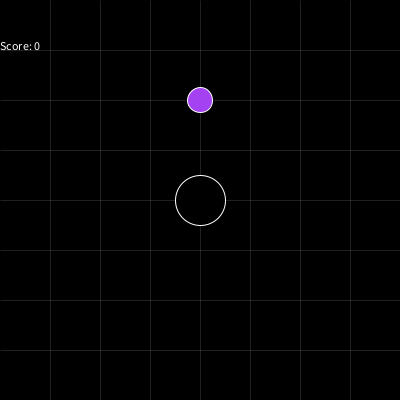
Frame 1 (no input)
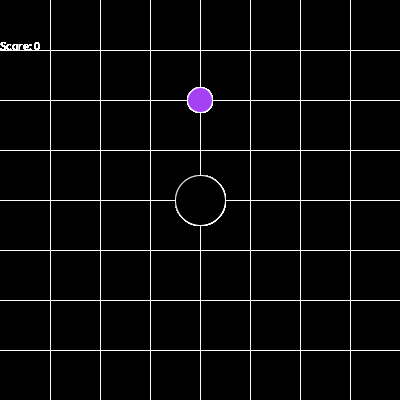
Frame 60 (the mouse pressed at the canvas centre just before this capture)
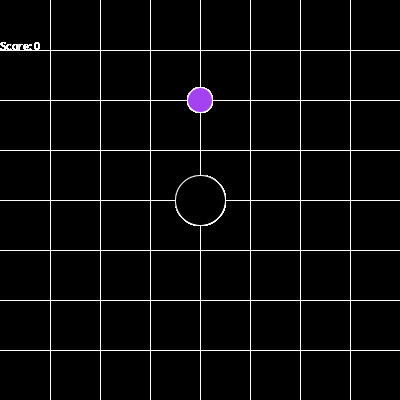
Frame 120 (the mouse held since frame 60 and released just before this capture)

The Processing sketch that drew these frames (run headless with seeded random() and noise(); from frame 60 on, the mouse is pressed at the canvas centre):

// Processing sketch: processing_86891
// ── processing_86891.pde

// Homework 4
// © Joseph Oak 2013

float x, y, diam, posx, posy, ranx, rany, coor, coor2, oldranx, oldrany;
int rancoor, rancoor2, rancol, rancol1, rancol2, oldrancol, oldrancol1, oldrancol2, score;

void setup() {
  size(400, 400);
  background(0);
  smooth();
  frameRate(800);
  x = width/2;
  y = height/2;
  ranx = width/2;
  rany = height/4;
  rancol = int(random(0, 255));
  rancol1 = int(random(0, 255));
  rancol2 = int(random(0, 255));
  oldranx = 0;
  oldrany = 0;
  score = 0;
}

void draw() {
  noFill();
  stroke(255);
  strokeWeight(.1);
  
  // Draws horizontal grid
  line(width - ((width/8) * 7), 0, width - ((width/8) * 7), height);
  line(width - ((width/8) * 6), 0, width - ((width/8) * 6), height);
  line(width - ((width/8) * 5), 0, width - ((width/8) * 5), height);
  line(width - ((width/8) * 4), 0, width - ((width/8) * 4), height);
  line(width - ((width/8) * 3), 0, width - ((width/8) * 3), height);
  line(width - ((width/8) * 2), 0, width - ((width/8) * 2), height);
  line(width - (width/8), 0, width - (width/8), height);
  line(width, 0, width, height);
  
  // Draws vertical grid
  line(0, height - ((height/8) * 7), width, height - ((height/8) * 7));
  line(0, height - ((height/8) * 6), width, height - ((height/8) * 6));
  line(0, height - ((height/8) * 5), width, height - ((height/8) * 5));
  line(0, height - ((height/8) * 4), width, height - ((height/8) * 4));
  line(0, height - ((height/8) * 3), width, height - ((height/8) * 3));
  line(0, height - ((height/8) * 2), width, height - ((height/8) * 2));
  line(0, height - (height/8), width, height - (height/8));
  line(0, height, width, height);
  
  // Draws Circle
  strokeWeight(1);
  stroke(255);
  fill(oldrancol, oldrancol1, oldrancol2);
  diam = width/8;
  ellipse(x, y, diam, diam);
  
  // Draws Item
  strokeWeight(1);
  stroke(255);
  fill(rancol, rancol1, rancol2);
  ellipse(ranx, rany, diam/2, diam/2);
  
  // Writes score
  fill(255);
  text("Score: "+score, 0, width*.125);
}

void keyPressed() {
  // Movement commands 
  if (posx >= width * .25 && posx <= width * .75 && posy >= height * .25 && posy <= height * .75) {
    if (key == 'w') {
      y = y - (height/8);
    }
    if (key == 'd') {
      x = x + (width/8);
    }
    if (key == 's') {
      y = y + (height/8);
    }
    if (key == 'a') {
      x = x - (width/8);
    }
  }
  
    // Left border
    else if (posx <= width * .125 && posy >= height * .25 && posy <= height * .75) {
      if (key == 'w') {
        y = y - (height/8);
      }
      if (key == 'd') {
        x = x + (width/8);
      }
      if (key == 's') {
        y = y + (height/8);
      }
    }
    
    // Top left corner 
    else if (posx <= width * .125 && posy <= height * .125) {
      if (key == 'd') {
        x = x + (width/8);
      }
      if (key == 's') {
        y = y + (height/8);
      }
    }
    
    // Top border
    else if (posx >= width * .25 && posx <= width * .75 && posy <= height * .125) {
      if (key == 'd') {
        x = x + (width/8);
      }
      if (key == 's') {
        y = y + (height/8);
      }
      if (key == 'a') {
        x = x - (width/8);
      }
    }
    
    // Top right corner 
    else if (posx <= width * .875 && posy <= height * .125) {
      if (key == 's') {
        y = y + (height/8);
      }
      if (key == 'a') {
        x = x - (width/8);
      }
    }
    
    // Right border
    else if (posx <= width * .875 && posy >= height * .125 && posy <= height * .75) {
      if (key == 'w') {
        y = y - (height/8);
      }
      if (key == 's') {
        y = y + (height/8);
      }
      if (key == 'a') {
        x = x - (width/8);
      }
    }
    
    // Bottom right corner
    else if (posx >= width * .875 && posy >= height * .875) {
      if (key == 'w') {
        y = y - (height/8);
      }
      if (key == 'a') {
        x = x - (width/8);
      }
    }
    
    // Bottom border
    else if (posx >= width * .25 && posx <= width * .875 && posy >= height * .875) {
      if (key == 'w') {
        y = y - (height/8);
      }
      if (key == 'd') {
        x = x + (width/8);
      }
      if (key == 'a') {
        x = x - (width/8);
      }
    }
    
    // Bottom left corner
    else if (posx <= width * .25 && posy <= height * .875) {
      if (key == 'w') {
        y = y - (height/8);
      }
      if (key == 'd') {
        x = x + (width/8);
      }
    }
  
  // Store coordinates
  posx = x;
  posy = y;
  
  // Calls randomizing functions
  function();
  function2();
  
  // Stores old coordinates
  oldranx = ranx;
  oldrany = rany;
  
  // Re-places item
  if (posx == ranx && posy == rany) {
    score++;
    ranx = width * coor;
    rany = height * coor2;
    // Stores old color
    oldrancol = rancol;
    oldrancol1 = rancol1;
    oldrancol2 = rancol2;
    // Fills new color
    rancol = int(random(0, 255));
    rancol1 = int(random(0, 255));
    rancol2 = int(random(0, 255));
  }
  
  // Scrim
  noStroke();
  fill(0, 300);
  rect(0, 0, width, height);
}

// Randomizes coordinates
void function() {
  rancoor = int(random(0, 6));
  
  if (rancoor == 0) {
    coor = .125;
  }
  if (rancoor == 1) {
    coor = .25;
  }
  if (rancoor == 2) {
    coor = .375;
  }
  if (rancoor == 3) {
    coor = .5;
  }
  if (rancoor == 4) {
    coor = .625;
  }
  if (rancoor == 5) {
    coor = .75;
  }
  if (rancoor == 6) {
    coor = .875;
  }
}

// Randomizes coordinates
void function2() {
  rancoor2 = int(random(0, 6));
  
  if (rancoor2 == 0) {
    coor2 = .125;
  }
  if (rancoor2 == 1) {
    coor2 = .25;
  }
  if (rancoor2 == 2) {
    coor2 = .375;
  }
  if (rancoor2 == 3) {
    coor2 = .5;
  }
  if (rancoor2 == 4) {
    coor2 = .625;
  }
  if (rancoor2 == 5) {
    coor2 = .75;
  }
  if (rancoor2 == 6) {
    coor2 = .875;
  }
}
